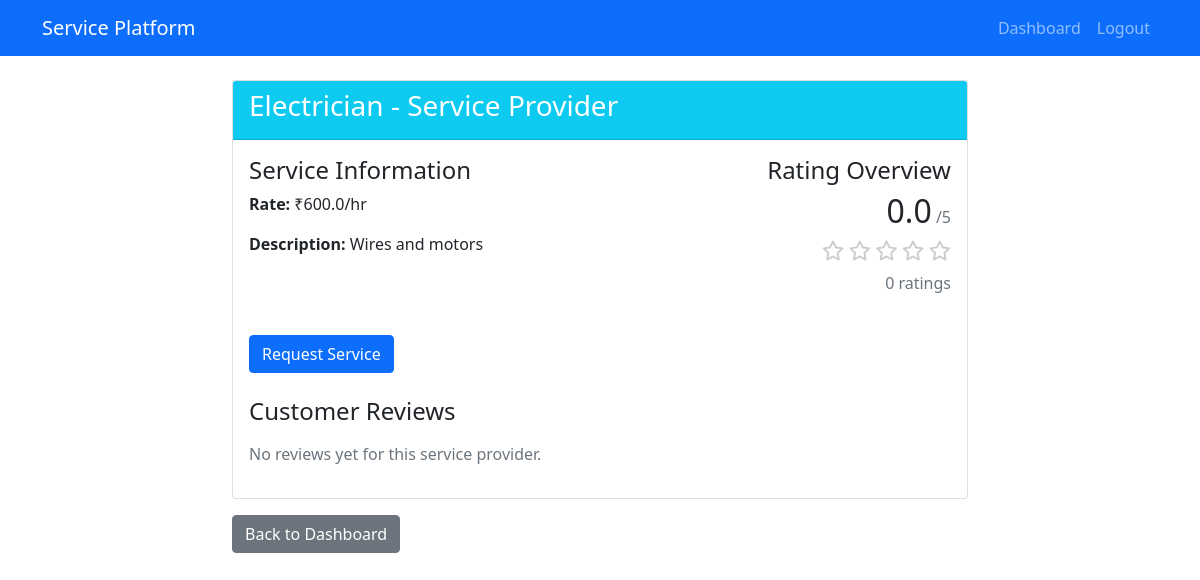
/client/provider_details/4 (signed in), run on the app's committed database.
### app.py (models this page shows)
class ServiceProvider(db.Model):
    id = db.Column(db.Integer, primary_key=True)
    user_id = db.Column(db.Integer, db.ForeignKey('user.id'), nullable=False)
    service_type = db.Column(db.String(50), nullable=False)  # 'electrician', 'plumber', etc.
    rate = db.Column(db.Float, nullable=False)
    description = db.Column(db.Text)
    avg_rating = db.Column(db.Float, default=0)  # Average rating
    total_ratings = db.Column(db.Integer, default=0)

### app.py (the view)
@app.route('/client/provider_details/<int:provider_id>')
def provider_details(provider_id):
    if 'user_id' not in session:
        return redirect(url_for('login'))
    provider = ServiceProvider.query.get_or_404(provider_id)
    ratings = Rating.query.filter_by(provider_id=provider_id).order_by(Rating.created_at.desc()).all()
    return render_template('client/provider_details.html', provider=provider, ratings=ratings)

### templates/client/provider_details.html (shortened to what this page needs)
<!DOCTYPE html>
<html>
<head>
    <link href="https://cdn.jsdelivr.net/npm/bootstrap@5.1.3/dist/css/bootstrap.min.css" rel="stylesheet">
    <link rel="stylesheet" href="https://cdnjs.cloudflare.com/ajax/libs/font-awesome/6.0.0-beta3/css/all.min.css">
</head>
<body>
    <nav class="navbar navbar-expand-lg navbar-dark bg-primary">
        <div class="container">
            <a class="navbar-brand" href="#">Service Platform</a>
            <div class="collapse navbar-collapse">
                <ul class="navbar-nav ms-auto">
                    <li class="nav-item">
                        <a class="nav-link" href="{{ url_for('client_dashboard') }}">Dashboard</a>
                    </li>
                    <li class="nav-item">
                        <a class="nav-link" href="{{ url_for('logout') }}">Logout</a>
                    </li>
                </ul>
            </div>
        </div>
    </nav>
    <div class="container mt-4">
        <div class="row">
            <div class="col-md-8 offset-md-2">
                <div class="card">
                    <div class="card-header bg-info text-white">
                        <h3>{{ provider.service_type.title() }} - Service Provider</h3>
                    </div>
                    <div class="card-body">
                        <div class="row mb-4">
                            <div class="col-md-6">
                                <h4>Service Information</h4>
                                <p><strong>Rate:</strong> ₹{{ provider.rate }}/hr</p>
                                <p><strong>Description:</strong> {{ provider.description }}</p>
                            </div>
                            <div class="col-md-6 text-md-end">
                                <h4>Rating Overview</h4>
                                <div class="d-inline-block">
                                    <h2 class="d-inline">{{ "%.1f"|format(provider.avg_rating) }}</h2> <span class="text-muted">/5</span>
                                </div>
                                <div class="mt-2">
                                    {% set full_stars = provider.avg_rating|int %}
                                    {% set half_star = (provider.avg_rating - full_stars) >= 0.5 %}
                                    {% if half_star %}
                                        <i class="fas fa-star-half-alt star-filled fa-lg"></i>
                                        {% set remaining_stars = 4 - full_stars %}
                                    {% else %}
                                        {% set remaining_stars = 5 - full_stars %}
                                    {% endif %}
                                    {% for i in range(remaining_stars) %}
                                        <i class="far fa-star star-empty fa-lg"></i>
                                    {% endfor %}
                                </div>
                                <p class="mt-2 text-muted">{{ provider.total_ratings }} ratings</p>
                            </div>
                        </div>
                        <a href="{{ url_for('request_service', provider_id=provider.id) }}" class="btn btn-primary mb-4">Request Service</a>
                        <h4>Customer Reviews</h4>
                        <div class="mt-3">
                            {% for rating in ratings %}
                                <div class="rating-box">
                                    <div class="mb-2">
                                        {% for i in range(rating.stars) %}
                                            <i class="fas fa-star star-filled"></i>
                                        {% endfor %}
                                        {% for i in range(5 - rating.stars) %}
                                            <i class="far fa-star star-empty"></i>
                                        {% endfor %}
                                        <span class="text-muted ms-2">{{ rating.created_at.strftime('%Y-%m-%d') }}</span>
                                    </div>
                                    <div class="mb-0">
                                        {% if rating.feedback %}
                                            {{ rating.feedback }}
                                        {% else %}
                                            <em class="text-muted">No written feedback provided</em>
                                        {% endif %}
                                    </div>
                                </div>
                            {% else %}
                                <p class="text-muted">No reviews yet for this service provider.</p>
                            {% endfor %}
                        </div>
                    </div>
                </div>
                <div class="mt-3">
                    <a href="{{ url_for('client_dashboard') }}" class="btn btn-secondary">Back to Dashboard</a>
                </div>
            </div>
        </div>
    </div>
</body>
</html>

### templates/client/provider_details.html (style rules this page uses)
.star-empty { color: #ccc; }

### data on the page
ServiceProvider: service_type "Electrician", rate "600.0", description "Wires and motors", avg_rating "0.0", total_ratings "0"
